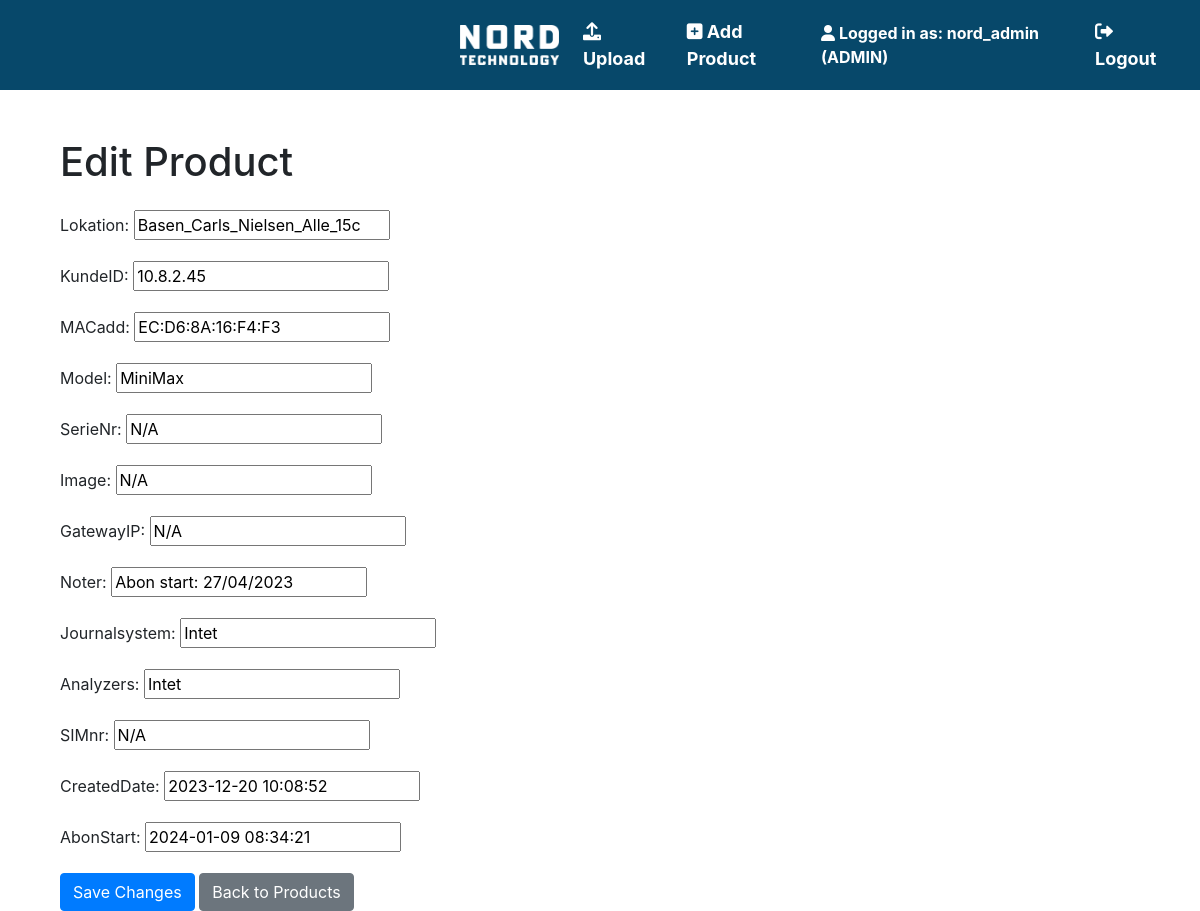
/edit/4/20/ (signed in), run on the app's committed database.
### uploader/models.py (models this page shows, shortened)
class CustomUser(AbstractUser):
    USER_TYPE_CHOICES = (
        ('ADMIN', 'Admin'),
        ('USER', 'User'),
    )
    user_type = models.CharField(choices=USER_TYPE_CHOICES, max_length=10)

class Product(models.Model):
    Lokation = models.CharField(max_length=255, null=True, blank=True)
    KundeID = models.CharField(max_length=255, null=True, blank=True)
    MACadd = models.CharField(max_length=255, null=True, blank=True)
    Model = models.CharField(max_length=255, null=True, blank=True)
    SerieNr = models.CharField(max_length=255, null=True, blank=True)
    GatewayIP = models.CharField(max_length=255, null=True, blank=True)
    Noter = models.CharField(max_length=255, null=True, blank=True)
    Journalsystem = models.CharField(max_length=255, null=True, blank=True)
    Analyzers = models.CharField(max_length=255, null=True, blank=True)
    SIMnr = models.CharField(max_length=255, null=True, blank=True)
    Image = models.CharField(max_length=255, null=True, blank=True)
    company = models.ForeignKey(Company, on_delete=models.CASCADE, db_constraint=True, null=True, blank=True)
    CreatedDate = models.DateTimeField(default=timezone.now, null=True, blank=True)
    AbonStart = models.DateTimeField (default=timezone.now, null=True, blank=True)

### uploader/views.py (the view)
# urls.py: path('edit/<int:company_id>/<int:product_id>/', views.edit_product, name='edit_product'),
@login_required(login_url='/login/')
def edit_product(request, company_id, product_id):
    company = get_object_or_404(Company, pk=company_id)
    product = get_object_or_404(Product, pk=product_id)
    if request.method == 'POST':
        form = ProductForm(request.POST, instance=product)
        if form.is_valid():
            form.save()
            return redirect('display_data')
    else:
        form = ProductForm(instance=product)
    return render(request, 'edit_product.html', {'form': form})

### uploader/forms.py
class ProductForm(ModelForm):
    class Meta:
        model = Product
        fields = ["Lokation", "KundeID", "MACadd", "Model", "SerieNr", "Image", "GatewayIP", "Noter", "Journalsystem", "Analyzers", "SIMnr", "CreatedDate", "AbonStart"]

### uploader/templates/edit_product.html (shortened to what this page needs)
{% extends 'base.html' %}
{% block content %}
<div class="container mt-5">
    <h1 class="mb-4">Edit Product</h1>
    <form method="post">
        <div class="mb-3">
            {{ form.as_p }}
        </div>
        <button type="submit" class="btn btn-primary">Save Changes</button>
        <a href="{% url 'display_data' %}" class="btn btn-secondary">Back to Products</a>
    </form>
</div>
{% endblock %}

### uploader/templates/base.html (shortened to what this page needs)
{% load static %}
<!DOCTYPE html>
<html lang="en">
<head>
    <link rel="stylesheet" href="https://stackpath.bootstrapcdn.com/bootstrap/4.5.2/css/bootstrap.min.css">
    <link rel="stylesheet" href="https://cdnjs.cloudflare.com/ajax/libs/font-awesome/6.0.0-beta3/css/all.min.css">
</head>
<body>
    <nav class="navbar navbar-expand-lg navbar-dark" style="background-color: #07486A;">
        <a class="navbar-brand" href="{% url 'display_data' %}">
            <img src="{% static 'images/Nord_logo_hvidt.png' %}" alt="Company Logo" height="40">
        </a>
        <div class="collapse navbar-collapse" id="navbarNav">
            <ul class="navbar-nav ml-auto">
                <li class="nav-item">
                    <a class="nav-link" href="{% url 'upload' %}" style="color: white;">
                        <i class="fas fa-upload"></i> Upload
                    </a>
                <li class="nav-item">
                    <a class="nav-link" href="{% url 'add_product' %}" style="color: white;">
                        <i class="fas fa-plus-square"></i> Add Product
                    </a>
                <li class="nav-item align-self-center">
                    <span class="logged">
                        {% if request.user.is_authenticated %}
                        <i class="fas fa-user"></i> Logged in as: {{ request.user.username }} ({{ request.user.user_type }})
                        {% else %}
                        <i class="fas fa-user-slash"></i> Not logged in
                        {% endif %}
                    </span>
                </li>
                {% if request.user.is_authenticated %}
                <li class="nav-item">
                    <a class="nav-link" href="{% url 'user_logout' %}" style="color: white;">
                        <i class="fas fa-sign-out-alt"></i> Logout
                    </a>
                </li>
                {% endif %}
            </ul>
        </div>
    </nav>
    <div class="container mt-4">
        {% block content %}
        {% endblock %}
    </div>
</body>
</html>

### uploader/templates/base.html (style rules this page uses)
.navbar { background-color: #07486A; padding: 10px; }
.navbar .navbar-brand { color: #ffffff; font-size: 24px; font-weight: bold; padding-left: 450px; }
.navbar ul li a { color: #ffffff; font-size: 18px; font-weight: bold; text-decoration: none; margin-right: 20px; }
.logged { color: white; margin-right: 20px; font-weight: bold; }

### data on the page
CustomUser: user.username "nord_admin", user.user_type "ADMIN"
Product: Lokation "Basen_Carls_Nielsen_Alle_15c", KundeID "10.8.2.45", MACadd "EC:D6:8A:16:F4:F3", Model "MiniMax", SerieNr "N/A", Image "N/A", GatewayIP "N/A", Noter "Abon start: 27/04/2023", Journalsystem "Intet", Analyzers "Intet", SIMnr "N/A", CreatedDate "2023-12-20 10:08:52", AbonStart "2024-01-09 08:34:21"
